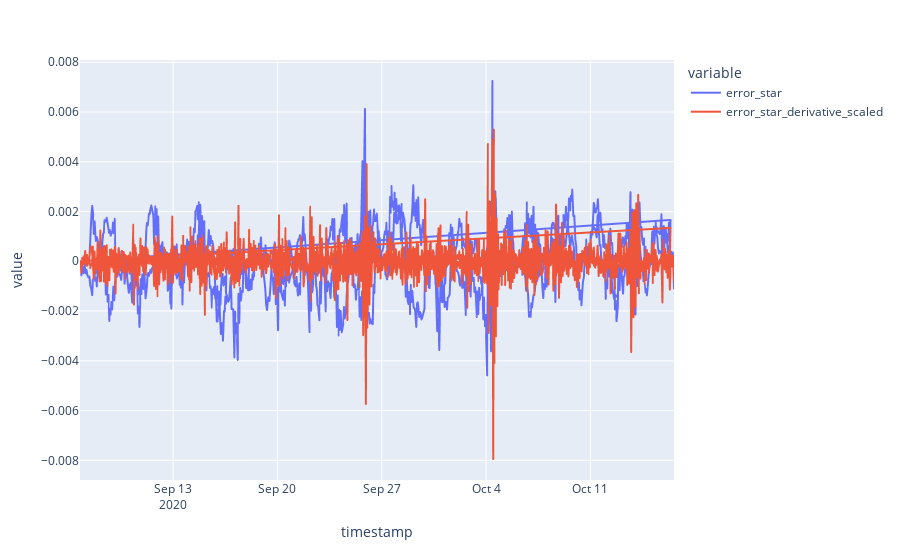

The code cell stored with this chart in its notebook:
### Code cell
df.plot(kind='line', x='timestamp', y=['error_star','error_star_derivative_scaled'])

### Figure 1 — Plotly figure (JSON) as saved in the notebook; plotly's stock layout.template omitted (floating-point values rounded to 4 significant figures; data arrays with more than 128 entries replaced by an {"elided": "..."} marker saying what was removed)
{"data": [{"hovertemplate": "variable=error_star<br>timestamp=%{x}<br>value=%{y}<extra></extra>", "legendgroup": "error_star", "line": {"color": "#636efa", "dash": "solid"}, "mode": "lines", "name": "error_star", "showlegend": true, "type": "scattergl", "x": {"elided": "1442 str values"}, "xaxis": "x", "y": {"elided": "1442 float values"}, "yaxis": "y"}, {"hovertemplate": "variable=error_star_derivative_scaled<br>timestamp=%{x}<br>value=%{y}<extra></extra>", "legendgroup": "error_star_derivative_scaled", "line": {"color": "#EF553B", "dash": "solid"}, "mode": "lines", "name": "error_star_derivative_scaled", "showlegend": true, "type": "scattergl", "x": {"elided": "1442 str values"}, "xaxis": "x", "y": {"elided": "1442 float values"}, "yaxis": "y"}], "layout": {"autosize": true, "legend": {"title": {"text": "variable"}, "tracegroupgap": 0}, "margin": {"t": 60}, "xaxis": {"anchor": "y", "autorange": true, "domain": [0, 1], "range": ["2020-09-06 18:06:53.7309", "2020-10-16 14:34:50.7309"], "title": {"text": "timestamp"}, "type": "date"}, "yaxis": {"anchor": "x", "autorange": true, "domain": [0, 1], "range": [-0.008792, 0.008092], "title": {"text": "value"}, "type": "linear"}}}
